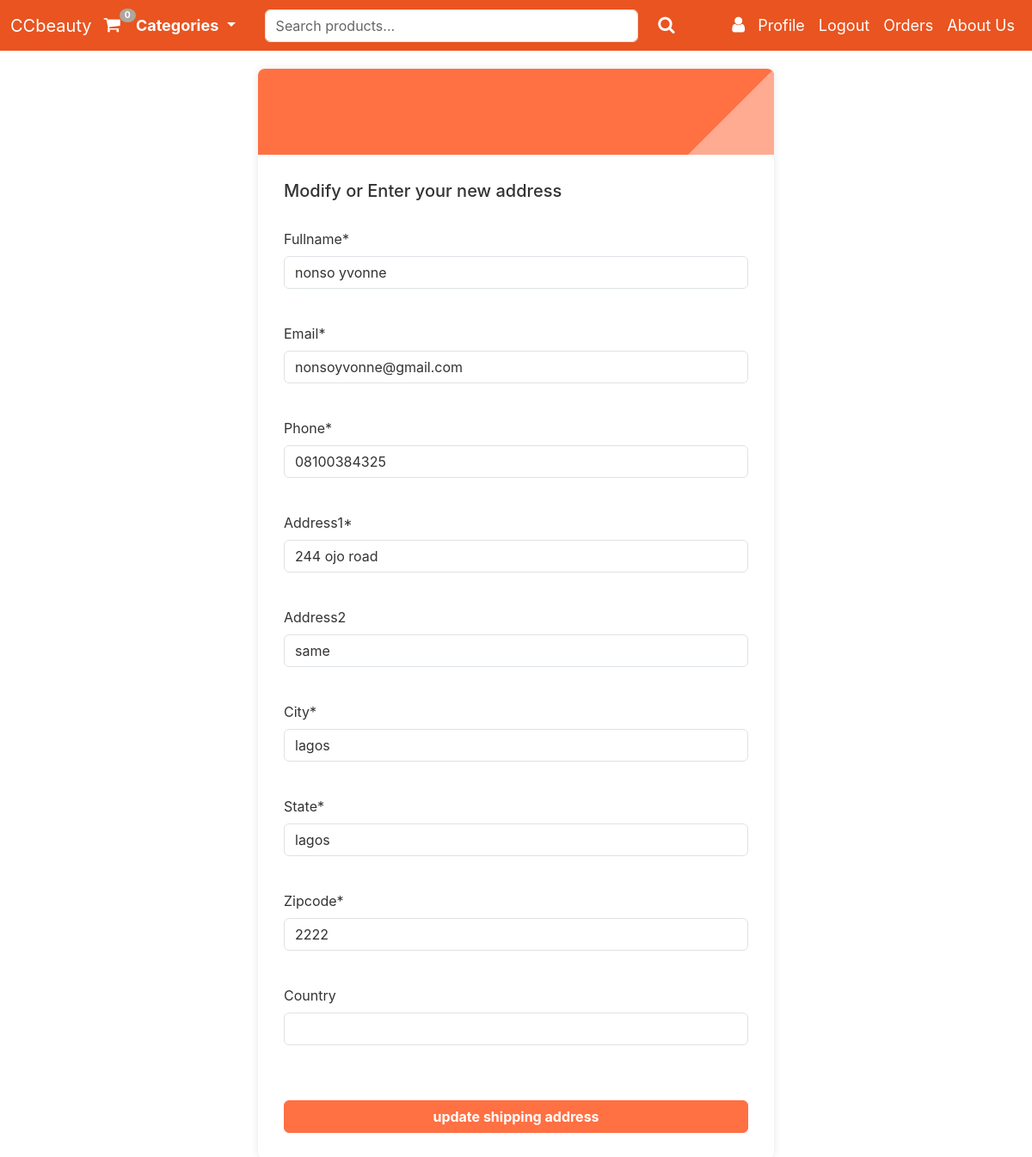
/account/manage_shipping_address/ (signed in), run on the app's committed database.
### payment/models.py (models this page shows, shortened)
class RegisterAddress(models.Model):
    fullname = models.CharField(max_length=300)
    email = models.EmailField(max_length=300)
    address1 = models.CharField(max_length=200)
    address2 = models.CharField(max_length=200, blank=True)
    city = models.CharField(max_length=100)
    state = models.CharField(max_length=100)
    country = models.CharField(max_length=100, null=True, blank=True)
    zipcode = models.CharField(max_length=10)
    phone = models.CharField(max_length=14)
    user = models.ForeignKey(User, on_delete=models.CASCADE, null=True, blank=True)
    class Meta:
        verbose_name = 'RegisterAddress'
        verbose_name_plural = 'RegisterAddress'

### account/views.py (the view, shortened to what this page needs)
# urls.py: path('manage_shipping_address/', views.manage_shipping_address, name='manage_shipping_address'),
@login_required(login_url='login')
def manage_shipping_address(request):
    try:
        address = RegisterAddress.objects.get(user=request.user.id)
    except RegisterAddress.DoesNotExist:
        address = None
    form = AddressForm(instance=address)
    context = {'form': form}
    return render(request, 'account/manage_shipping_address.html', context=context)

### payment/form.py
class AddressForm(forms.ModelForm):
    class Meta:
        model = RegisterAddress
        fields = ['fullname', 'email', 'address1', 'address2', 'city', 'state', 'country', 'zipcode', 'phone']
        exclude = ['user']

### cart/cart.py (called while the page is built)
    def __len__(self):
        return sum(item['product_qty'] for item in self.cart.values())

### cart/session_context.py (called while the page is built)
def cart(request):
    return {'cart': Cart(request)}

### ccstore/models.py (called while the page is built)
    def get_absolute_url(self):
        return reverse('pdt_category', args=[self.slug])

### ccstore/views.py (called while the page is built)
def category(request):
    all_categories = Category.objects.all() #get all categories
    return{'all_categories': all_categories} #return all categories

### account/templates/account/manage_shipping_address.html (shortened to what this page needs)
{% include "ccstore/base.html" %}
{% load static %}
{% load crispy_forms_tags %}
{% block content %}
<body>
    <div class="login-card">
        <div class="login-header"></div>
        <div class="login-body">
            <h5> Modify or Enter your new address </h5>
                <br>
                <form method="POST" autocomplete="off">
                    {{ form.fullname | as_crispy_field }}
                    <br>
                    {{ form.email | as_crispy_field }}
                    <br>
                    {{ form.phone | as_crispy_field }}
                    <br>
                    {{ form.address1 | as_crispy_field }}
                    <br>
                    {{ form.address2 | as_crispy_field }}
                    <br>
                    {{ form.city | as_crispy_field }}
                    <br>
                    {{ form.state | as_crispy_field }}
                    <br>
                    {{ form.zipcode | as_crispy_field }}
                    <br>
                    {{ form.country | as_crispy_field }}
                        <br>
                        <br>
                <button type="submit" class="btn btn-primary btn-login w-100 text-white fw-bold"> update shipping address </button>
                </form>
        </div>
    </div>
    <br>
</body>
{% endblock %}

### static/style/style.css (style rules this page uses)
body { background-color: warmwhite; padding-top: 50px; font-family: 'Inter', 'Arial', sans-serif; }
.login-card { max-width: 600px; margin: 30px auto; border-radius: 8px; overflow: hidden; box-shadow: 0 0 10px rgba(0, 0, 0, 0.1); background-color: #fff; }
.login-header { position: relative; background-color: #ff7043; height: 100px; }
.login-header::before { content: ""; position: absolute; top: 0; right: 0; width: 0; height: 0; border-left: 100px solid transparent; border-bottom: 100px solid #ffab91; }
.login-body { padding: 30px; }
.btn-login { background-color: #ff7043; border-color: #ff7043; }

### data on the page
RegisterAddress: fullname "nonso yvonne", email "nonsoyvonne@gmail.com", phone "08100384325", address1 "244 ojo road", address2 "same", city "lagos", state "lagos", zipcode "2222"

### other printed values
{{ qty_amt|default:"0" }} "0"
